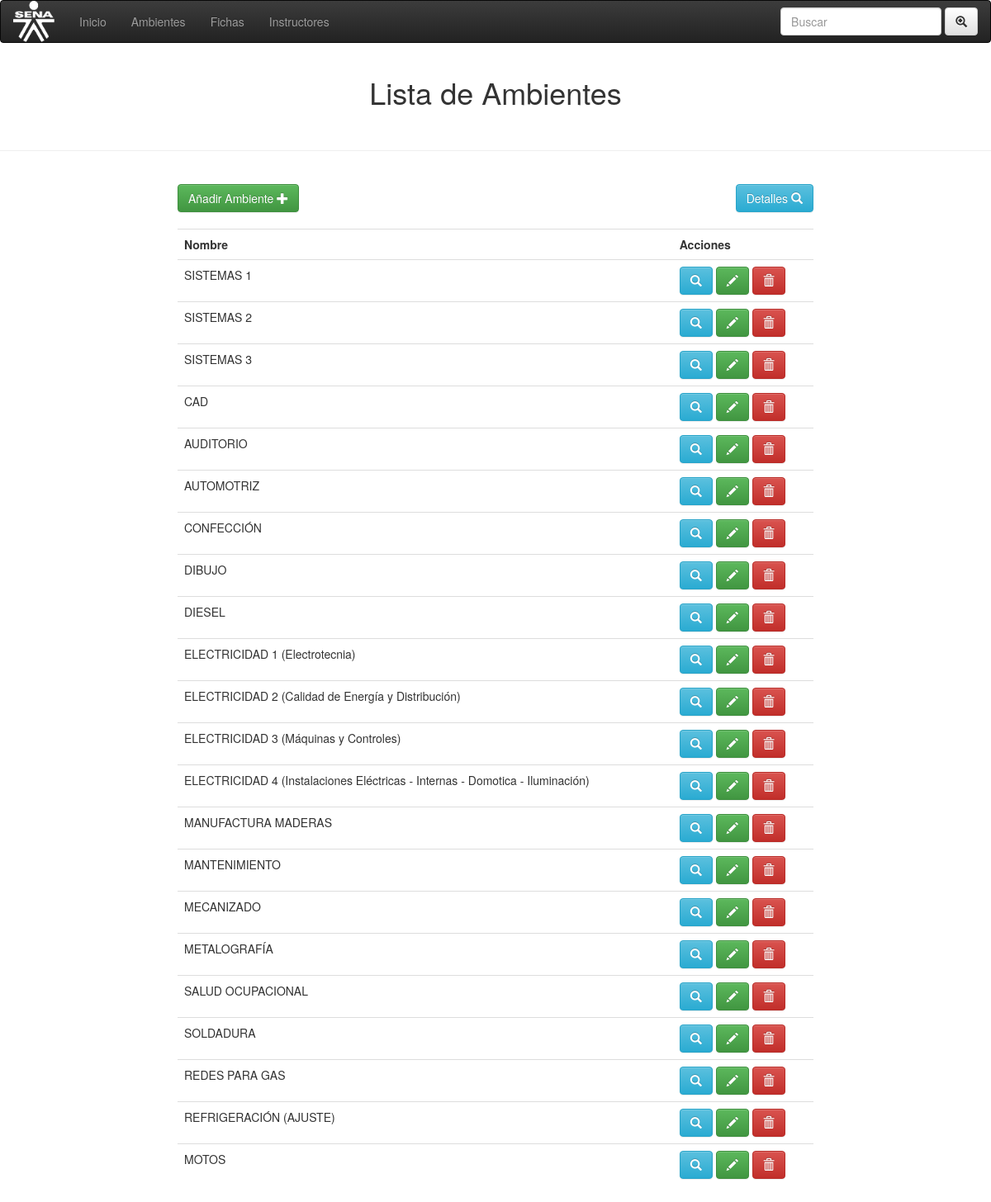
Before: /ambientes/ambientes.php with the older database file.
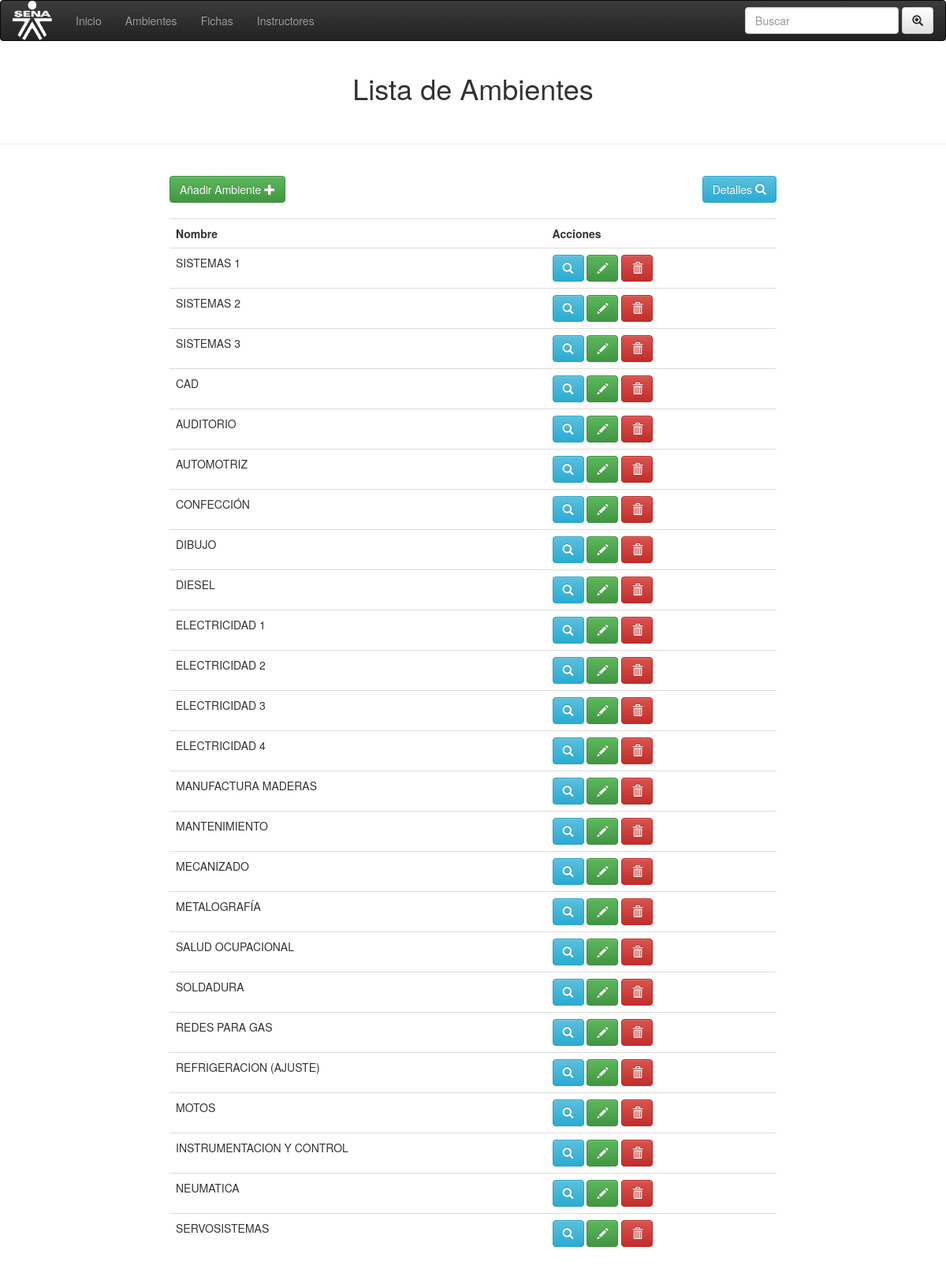
After: the same page with the newer database file.
### tables this page shows
CREATE TABLE `ambientes` (
  `id` int(11) NOT NULL,
  `nombre` varchar(100) NOT NULL,
  `descripcion` varchar(200) NOT NULL,
  `disponibilidad` varchar(200) NOT NULL,
  `centro` text NOT NULL
);

### ambientes/ambientes.php (the view, shortened to what this page needs)
<!DOCTYPE html>
<html lang="en">
<head>
	<link rel="stylesheet" href="css/bootstrap.min.css">
	<link rel="stylesheet" href="css/bootstrap-theme.min.css">
	<link rel="stylesheet" href="css/font-awesome.css">
	<link rel="stylesheet" href="css/index.css">
</head>
<body>
		<nav class="navbar navbar-inverse ">
		  <div class="container-fluid">
		    <div class="navbar-header">
		       <a class="navbar-brand" href="#"><img id="img1" src="imgs/sena.png" class="img-rounded" width="100" height="100"></a>
		    </div>
		    <ul class="nav navbar-nav">
		      <li><a href="../index.php">Inicio</a></li>
		      <li><a href="#">Ambientes</a></li>
		      <li><a href="../fichas/index_ficha.php">Fichas</a></li>
		      <li><a href="../instructores/gestionarIns.php">Instructores</a></li>
		    </ul>
		    <form method="post" class="navbar-form navbar-right">
		      <div class="form-group">
		        <input type="text" name="navb" class="form-control" placeholder="Buscar">
		      </div>
		      <button type="submit" class="btn btn-default"><i class="glyphicon glyphicon-zoom-in"></i></button>
		    </form>
		  </div>
		</nav>
	<div class="container-fluid">
		<h1 class="text-center" >Lista de  Ambientes</h1><br>
	</div>
	<hr>
		<br>
<div class="col-md-8 col-md-offset-2" >
	<a  class="btn btn-success " href="anadir_ambiente.php">Añadir Ambiente
		<i  class="glyphicon glyphicon glyphicon-plus" ></i>
		<a  class="btn btn-info pull-right" href="../calendario/index.php">Detalles
		<i  class="glyphicon glyphicon glyphicon-search" ></i>
	</a><br><br>
	<table class="table table-hover">
		<tr>
			<td><strong>Nombre</strong></td>
			<td><strong>Acciones</strong></td>
		</tr>
	<?php
		if (!empty($nav)) {
			$con = mysqli_connect('localhost','root','','programacion_trimestral');
		$nav=$_POST['navb'];
		$sql = mysqli_query($con, "SELECT * FROM ambientes where nombre='$nav' ");
		}else{
			$con = mysqli_connect('localhost','root','','programacion_trimestral');
		$sql = mysqli_query($con, "SELECT * FROM ambientes");
		}
		while($row = mysqli_fetch_array($sql)){ ?>
			<tr>
					<td><?php echo $row['nombre'] ?></td>
					<td>
						<a class='btn btn-info' href='consultar_ambiente.php?id=<?php echo $row['id'] ?>'>
							<i data-toggle='tooltip' data-placement='top' title='Consultar'  class='glyphicon glyphicon-search' ></i>
						</a>
						<a class='btn btn-success' href='modificar_ambiente.php?id=<?php echo $row['id'] ?>'>
							<i data-toggle='tooltip' data-placement='top' title='Modificar' class='glyphicon glyphicon-pencil' ></i>
						</a>
						<a class='btn btn-danger' href='eliminar_ambiente.php?id=<?php echo $row['id'] ?>'>
							<i data-toggle='tooltip' data-placement='top' title='Eliminar' class='glyphicon glyphicon-trash' ></i>
						</a>
					</td>
				</tr>
		<?php } ?>
	</table>
</div>
</body>
</html>

### ambientes/css/index.css (style rules this page uses)
img#img1 { height: 50px; width: 50px; top: -15px; position: relative; }

Changed rows visible on the page:
changed ambientes: nombre "ELECTRICIDAD 1 (Electrotecnia)" → "ELECTRICIDAD 1"
changed ambientes: nombre "ELECTRICIDAD 2 (Calidad de Energía y Distribución)" → "ELECTRICIDAD 2"
changed ambientes: nombre "ELECTRICIDAD 3 (Máquinas y Controles)" → "ELECTRICIDAD 3"
changed ambientes: nombre "ELECTRICIDAD 4 (Instalaciones Eléctricas - Internas - Domotica - Iluminación)" → "ELECTRICIDAD 4"
changed ambientes: nombre "REFRIGERACIÓN (AJUSTE)" → "REFRIGERACION (AJUSTE)"
added ambientes: nombre "INSTRUMENTACION Y CONTROL"
added ambientes: nombre "NEUMATICA"
added ambientes: nombre "SERVOSISTEMAS"
